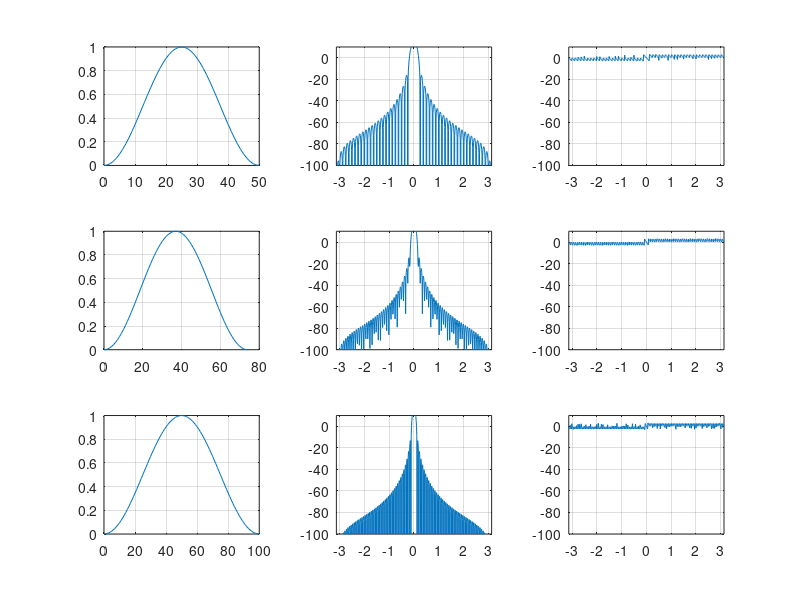

This figure's MATLAB source:
N=51;
wn = hanning(N);
Wejw = fft(wn,500);
Wp = fftshift(Wejw);
x1 = zeros(N,1);
for k = 1:N
    x1(k) = k-1;
end
subplot(3,3,1)
plot(x1,wn);
grid on;
x2 = zeros(500,1);
for k = 1:500
    x2(k) = -pi+2*pi*(k-1)/500;
   
end
subplot(3,3,2)
plot(x2,20*log10(abs(normalize(Wp))));
ylim([-100,10]);
xlim([-pi,pi]);
grid on;
subplot(3,3,3)
plot(x2,angle(Wp));
ylim([-100,10]);
xlim([-pi,pi]);
grid on;

N=75;
wn = hanning(N);
Wejw = fft(wn,500);
Wp = fftshift(Wejw);
x1 = zeros(N,1);
for k = 1:N
    x1(k) = k-1;
end
subplot(3,3,4)
plot(x1,wn);
grid on;
x2 = zeros(500,1);
for k = 1:500
    x2(k) = -pi+2*pi*(k-1)/500;
   
end
subplot(3,3,5)
plot(x2,20*log10(abs(normalize(Wp))));
ylim([-100,10]);
xlim([-pi,pi]);
grid on;
subplot(3,3,6)
plot(x2,angle(Wp));
ylim([-100,10]);
xlim([-pi,pi]);
grid on;

N=101;
wn = hanning(N);
Wejw = fft(wn,500);
Wp = fftshift(Wejw);
x1 = zeros(N,1);
for k = 1:N
    x1(k) = k-1;
end
subplot(3,3,7)
plot(x1,wn);
grid on;
x2 = zeros(500,1);
for k = 1:500
    x2(k) = -pi+2*pi*(k-1)/500;
   
end
subplot(3,3,8)
plot(x2,20*log10(abs(normalize(Wp))));
ylim([-100,10]);
xlim([-pi,pi]);
grid on;
subplot(3,3,9)
plot(x2,angle(Wp));
ylim([-100,10]);
xlim([-pi,pi]);
grid on;